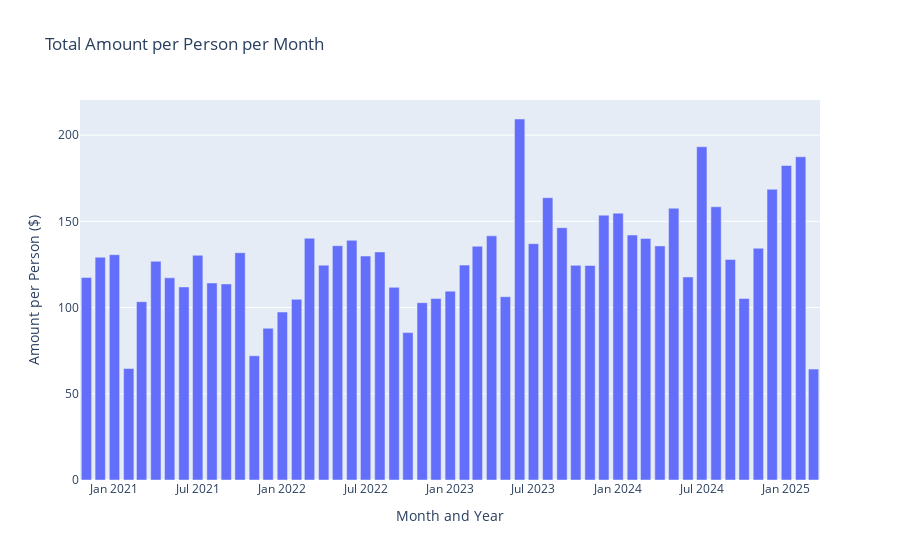

Notebook code for this chart:
### Code cell
# group by year and month, sum Amount
monthly_amount = df.groupby(df["Date"].dt.to_period("M"))["Amount"].sum().reset_index()
monthly_amount["Date"] = monthly_amount["Date"].astype(
    str
)  # convert to string for Plotly

# calculate amount per person
monthly_amount["Amount_per_person"] = monthly_amount["Amount"] / 3

# plot
fig = px.bar(
    monthly_amount,
    x="Date",
    y="Amount_per_person",
    title="Total Amount per Person per Month",
    labels={"Date": "Month and Year", "Amount_per_person": "Amount per Person ($)"},
)

# format y-axis to show currency
fig.update_traces(hovertemplate="Month and Year: %{x}<br>Amount per Person: $%{y:.2f}")
fig.show()

### Figure 1 — Plotly figure (JSON) as saved in the notebook; plotly's stock layout.template omitted (floating-point values rounded to 4 significant figures)
{"data": [{"alignmentgroup": "True", "hovertemplate": "Month and Year: %{x}<br>Amount per Person: $%{y:.2f}", "legendgroup": "", "marker": {"color": "#636efa", "pattern": {"shape": ""}}, "name": "", "offsetgroup": "", "orientation": "v", "showlegend": false, "textposition": "auto", "type": "bar", "x": ["2020-11", "2020-12", "2021-01", "2021-02", "2021-03", "2021-04", "2021-05", "2021-06", "2021-07", "2021-08", "2021-09", "2021-10", "2021-11", "2021-12", "2022-01", "2022-02", "2022-03", "2022-04", "2022-05", "2022-06", "2022-07", "2022-08", "2022-09", "2022-10", "2022-11", "2022-12", "2023-01", "2023-02", "2023-03", "2023-04", "2023-05", "2023-06", "2023-07", "2023-08", "2023-09", "2023-10", "2023-11", "2023-12", "2024-01", "2024-02", "2024-03", "2024-04", "2024-05", "2024-06", "2024-07", "2024-08", "2024-09", "2024-10", "2024-11", "2024-12", "2025-01", "2025-02", "2025-03"], "xaxis": "x", "y": [117.4, 129.2, 130.7, 64.67, 103.4, 126.8, 117.2, 112.0, 130.3, 114.3, 113.7, 131.8, 72.07, 88.01, 97.41, 104.8, 140.2, 124.6, 135.9, 139.0, 129.9, 132.3, 111.7, 85.49, 102.8, 105.2, 109.5, 124.6, 135.5, 141.6, 106.3, 209.4, 137.1, 163.7, 146.4, 124.5, 124.4, 153.6, 154.8, 142.1, 140.1, 135.8, 157.6, 117.8, 193.3, 158.5, 127.9, 105.3, 134.4, 168.6, 182.4, 187.5, 64.33], "yaxis": "y"}], "layout": {"barmode": "relative", "legend": {"tracegroupgap": 0}, "title": {"text": "Total Amount per Person per Month"}, "xaxis": {"anchor": "y", "domain": [0, 1], "title": {"text": "Month and Year"}}, "yaxis": {"anchor": "x", "domain": [0, 1], "title": {"text": "Amount per Person ($)"}}}}
